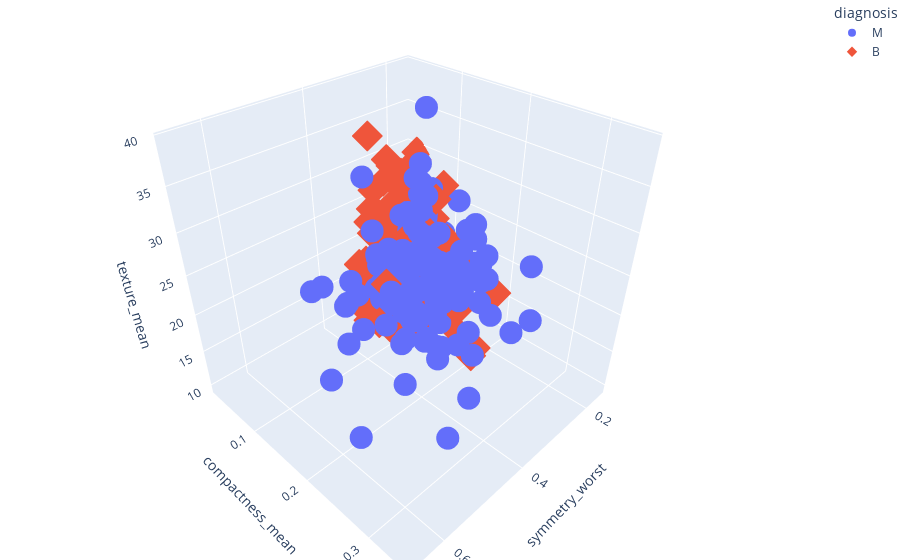

The notebook cell saved with this chart:
### Code cell
import plotly.express as px
fig = px.scatter_3d(df_data, x='symmetry_worst', y='compactness_mean', z='texture_mean',
              color='diagnosis', symbol='diagnosis', opacity=1, width=900) #size=''

# tight layout
fig.update_layout(margin=dict(l=0, r=0, b=0, t=0))

### Figure 1 — Plotly figure (JSON) as saved in the notebook; plotly's stock layout.template omitted (floating-point values rounded to 4 significant figures; data arrays with more than 128 entries replaced by an {"elided": "..."} marker saying what was removed)
{"data": [{"hoverlabel": {"namelength": 0}, "hovertemplate": "diagnosis=M<br>symmetry_worst=%{x}<br>compactness_mean=%{y}<br>texture_mean=%{z}", "legendgroup": "M", "marker": {"color": "#636efa", "opacity": 1, "symbol": "circle"}, "mode": "markers", "name": "M", "scene": "scene", "showlegend": true, "type": "scatter3d", "x": {"elided": "212 float values"}, "y": {"elided": "212 float values"}, "z": {"elided": "212 float values"}}, {"hoverlabel": {"namelength": 0}, "hovertemplate": "diagnosis=B<br>symmetry_worst=%{x}<br>compactness_mean=%{y}<br>texture_mean=%{z}", "legendgroup": "B", "marker": {"color": "#EF553B", "opacity": 1, "symbol": "diamond"}, "mode": "markers", "name": "B", "scene": "scene", "showlegend": true, "type": "scatter3d", "x": {"elided": "357 float values"}, "y": {"elided": "357 float values"}, "z": {"elided": "357 float values"}}], "layout": {"legend": {"title": {"text": "diagnosis"}, "tracegroupgap": 0}, "margin": {"b": 0, "l": 0, "r": 0, "t": 0}, "scene": {"domain": {"x": [0, 1], "y": [0, 1]}, "xaxis": {"title": {"text": "symmetry_worst"}}, "yaxis": {"title": {"text": "compactness_mean"}}, "zaxis": {"title": {"text": "texture_mean"}}}, "width": 900}}
